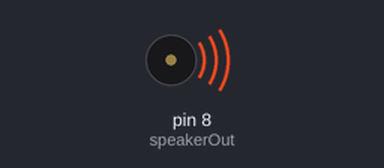
Bench run of a sketch on a simulated Arduino Uno, built with avr-gcc and run on an emulated ATmega328P. On the bench: buzzer (waves = sounding).

Above: at 0.1 s.
At 24.1 s:
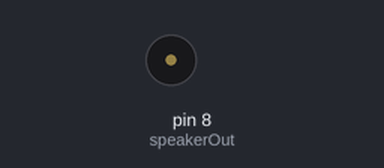
Timing chart, 0 to 25.6 s (numbered marks = the images above):
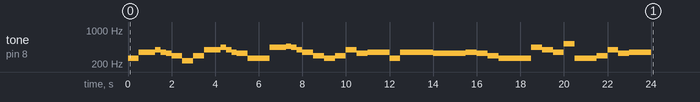

The sketch:

beatbox.ino
```cpp
int speakerOut = 8;
int noteLength[ ] =
{
500, 500, 250, 250, 250, 250, 500, 500,
500, 500, 250, 250, 250, 250, 500, 500,
500, 500, 250, 250, 250, 250, 500, 500,
250, 250, 500, 500, 500, 1000,
500, 500, 500, 500, 1000,
500, 500, 500, 500, 1000,
500, 500, 500, 500, 500, 500,
250, 250, 500, 500, 500, 1000
};

int notes[ ] =
{
262, 349, 349, 392, 349, 330, 294, 233,
294, 392, 392, 440, 392, 349, 330, 262,
262, 440, 440, 466, 440, 392, 349, 294,
262, 262, 294, 392, 330, 349,
262, 349, 349, 349, 330,
330, 349, 330, 294, 262,
262, 440, 392, 349, 523, 262,
262, 262, 294, 392, 330, 349
};

void setup()
{
    //This code is run once at the start of the program
    pinMode(speakerOut, OUTPUT);

    for (int i=0;i<52;i++)
    {
        tone(speakerOut, notes[i]);
        delay(noteLength[i]);
        noTone(speakerOut);

    }

}

void loop()
{
    //This code is run repeatedly until the program terminates.

}
```
